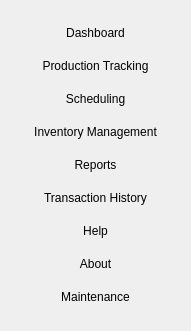
   <widget class="QWidget" name="layoutWidget">
    <property name="geometry">
     <rect>
      <x>20</x>
      <y>100</y>
      <width>191</width>
      <height>331</height>
     </rect>
    </property>
    <layout class="QVBoxLayout" name="verticalLayout">
     <property name="spacing">
      <number>0</number>
     </property>
     <item>
      <widget class="QPushButton" name="dash_button">
       <property name="text">
        <string>Dashboard</string>
       </property>
       <property name="flat">
        <bool>true</bool>
       </property>
      </widget>
     </item>
     <item>
      <widget class="QPushButton" name="prod_button">
       <property name="text">
        <string>Production Tracking</string>
       </property>
       <property name="flat">
        <bool>true</bool>
       </property>
      </widget>
     </item>
     <item>
      <widget class="QPushButton" name="sched_button">
       <property name="text">
        <string>Scheduling</string>
       </property>
       <property name="flat">
        <bool>true</bool>
       </property>
      </widget>
     </item>
     <item>
      <widget class="QPushButton" name="invent_button">
       <property name="text">
        <string>Inventory Management</string>
       </property>
       <property name="flat">
        <bool>true</bool>
       </property>
      </widget>
     </item>
     <item>
      <widget class="QPushButton" name="rep_button">
       <property name="text">
        <string>Reports</string>
       </property>
       <property name="flat">
        <bool>true</bool>
       </property>
      </widget>
     </item>
     <item>
      <widget class="QPushButton" name="transac_button">
       <property name="text">
        <string>Transaction History</string>
       </property>
       <property name="flat">
        <bool>true</bool>
       </property>
      </widget>
     </item>
     <item>
      <widget class="QPushButton" name="help_button">
       <property name="text">
        <string>Help</string>
       </property>
       <property name="flat">
        <bool>true</bool>
       </property>
      </widget>
     </item>
     <item>
      <widget class="QPushButton" name="about_button">
       <property name="text">
        <string>About</string>
       </property>
       <property name="flat">
        <bool>true</bool>
       </property>
      </widget>
     </item>
     <item>
      <widget class="QPushButton" name="maintenance_button">
       <property name="text">
        <string>Maintenance</string>
       </property>
       <property name="flat">
        <bool>true</bool>
       </property>
      </widget>
     </item>
    </layout>
   </widget>
